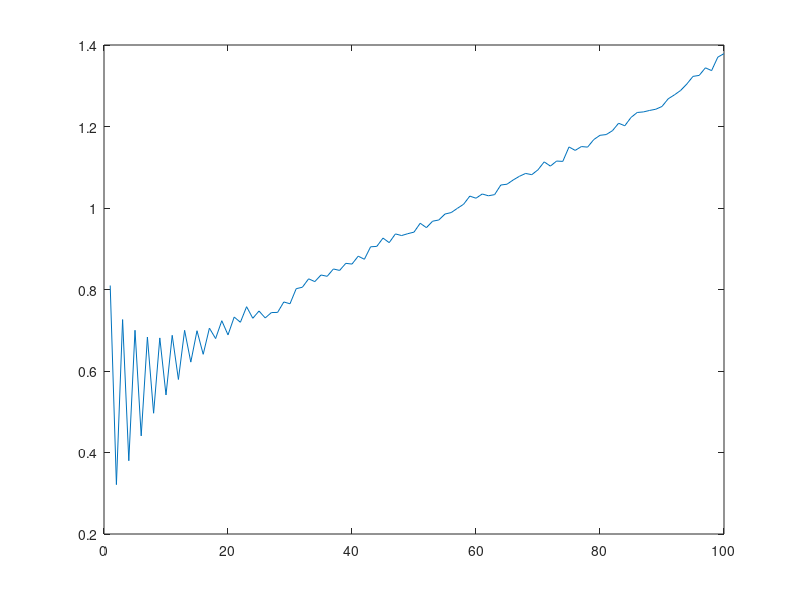

Source code (MATLAB):
clear
epsilon=.005;
total_Nth_turn = zeros(1,100);  %vector which will store the average
                                %winnings each of the 100 coin flips
                                %in each experiment
                                
for loop=1:10000                %repeat experiment 10000 times
    m = 0; 
    runningtotal = zeros(1,100);            %vector to store M, the amount of money in your pocket at each of 100 coin flips
    for flips = 1:100                       %flip a coin 100 times
        if rem(m,3)==0                      %decide if M is divisible by 3
            outcome = rand;                 
            if outcome < 0.9 + epsilon     
                 m = m +1 ;                 %you win----M divisible by 3
            else 
                 m = m- 1;                  %you lose---M divisible by 3
            end 
        else 
            outcome = rand; 
            if outcome < 0.25 + epsilon    
                m = m + 1;                  %you win--M not divisible by 3
            else 
                m = m- 1;                   %you lose--M not divisible by 3
            end 
        end 
        runningtotal(flips) = m;            %remember how much M a this coin flip
    end
    total_Nth_turn = total_Nth_turn + runningtotal;   %compare what happened on this turn with all the other experiments
end 
total_Nth_turn=total_Nth_turn/10000;  
plot(total_Nth_turn)                        %plot what M is on the Nth turn (averaged over 10000 experiments)